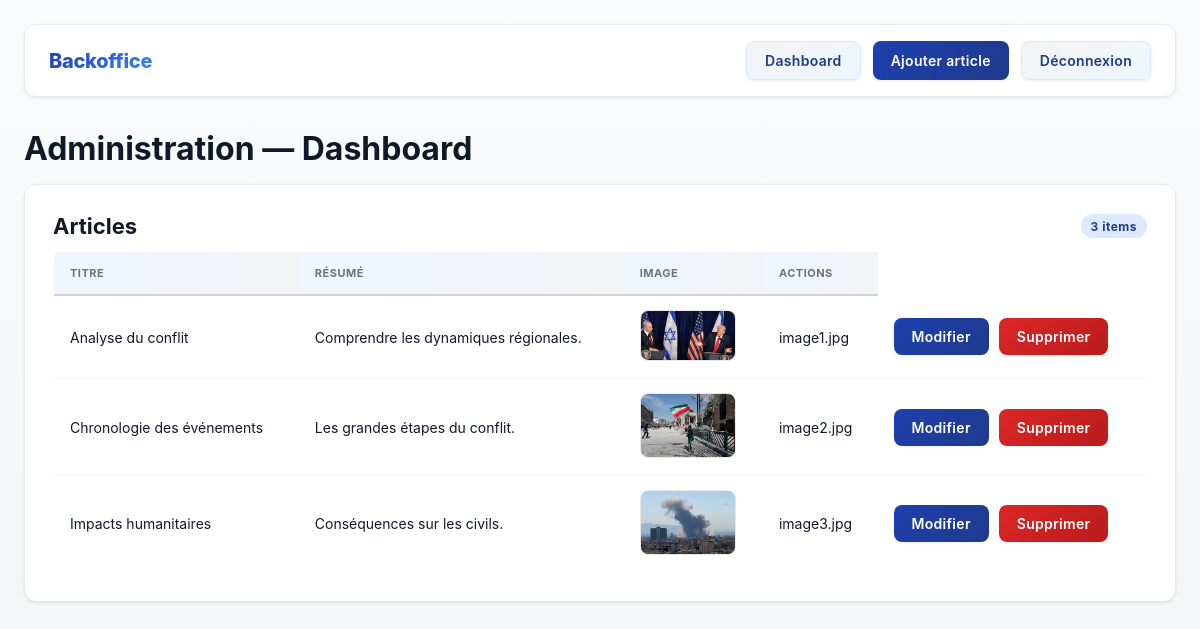
/backoffice/dashboard.php (signed in), run on the app's committed database.
### tables this page shows
CREATE TABLE articles (
    id INT AUTO_INCREMENT PRIMARY KEY,
    titre VARCHAR(255) NOT NULL,
    slug VARCHAR(255) NOT NULL UNIQUE,
    resume TEXT,
    meta_title VARCHAR(255),
    meta_description VARCHAR(255),
    contenu LONGTEXT,
    image VARCHAR(255),
    categorie VARCHAR(100),
    created_at DATETIME DEFAULT CURRENT_TIMESTAMP,
    updated_at DATETIME DEFAULT CURRENT_TIMESTAMP ON UPDATE CURRENT_TIMESTAMP,
    statut ENUM('publié', 'brouillon') DEFAULT 'publié',
    auteur_id INT,
    CONSTRAINT fk_articles_utilisateur FOREIGN KEY (auteur_id) REFERENCES utilisateurs(id) ON DELETE SET NULL ON UPDATE CASCADE
);

### backoffice/dashboard.php (the view, shortened to what this page needs)
<?php
$mockArticles = [];
try {
    $dbHost = getenv('DB_HOST') ?: 'localhost';
    $dbName = getenv('DB_NAME') ?: 'mini_website';
    $dbUser = getenv('DB_USER') ?: 'root';
    $dbPass = getenv('DB_PASS');
    $dbPass = $dbPass === false ? '' : $dbPass;
    $pdo = new PDO(
        "mysql:host={$dbHost};dbname={$dbName};charset=utf8mb4",
        $dbUser,
        $dbPass,
        [
            PDO::ATTR_ERRMODE => PDO::ERRMODE_EXCEPTION,
            PDO::ATTR_DEFAULT_FETCH_MODE => PDO::FETCH_ASSOC,
        ]
    );
    $stmt = $pdo->query('SELECT id, titre, resume, image FROM articles ORDER BY created_at DESC');
    $mockArticles = $stmt->fetchAll();
} catch (Throwable $e) {
    error_log('[dashboard] DB error: ' . $e->getMessage());
}
?>
<!DOCTYPE html>
<html lang="fr">
<head>
    <link rel="stylesheet" href="../assets/css/backoffice.css">
</head>
<body>
    <div class="layout">
        <div class="navbar">
            <div class="title">Backoffice</div>
            <div class="nav-actions">
                <a class="button-secondary" href="dashboard.php">Dashboard</a>
                <a class="button" href="ajouter-article.php">Ajouter article</a>
                <a class="button-secondary" href="logout.php">Déconnexion</a>
            </div>
        </div>
        <h1 style="margin:0 0 16px 0;">Administration — Dashboard</h1>
        <div class="card">
            <div style="display:flex;align-items:center;justify-content:space-between;gap:12px;">
                <h2 style="margin:0;">Articles</h2>
                <span class="badge"><?php echo count($mockArticles); ?> items</span>
            </div>
            <table class="table" aria-label="Liste des articles">
                <thead>
                    <tr>
                        <th>Titre</th>
                        <th>Résumé</th>
                        <th>Image</th>
                        <th>Actions</th>
                    </tr>
                </thead>
                <tbody>
                    <?php foreach ($mockArticles as $article): ?>
                        <tr>
                            <td><?php echo htmlspecialchars($article['titre']); ?></td>
                            <td><?php echo htmlspecialchars($article['resume']); ?></td>
                            <td>
                                <img
                                    src="../uploads/<?php echo htmlspecialchars($article['image']); ?>"
                                    alt="<?php echo htmlspecialchars('Aperçu de l\'article : ' . $article['titre']); ?>"
                                    style="max-width: 96px; height: auto; border-radius: 8px; border: 1px solid #e5e7eb;"
                                >
                            </td>
                            <td><?php echo htmlspecialchars($article['image']); ?></td>
                            <td>
                                <div class="actions-row">
                                    <a class="button" href="modifier-article.php?id=<?php echo $article['id']; ?>">Modifier</a>
                                    <button class="button-danger" type="button">Supprimer</button>
                                </div>
                            </td>
                        </tr>
                    <?php endforeach; ?>
                </tbody>
            </table>
        </div>
    </div>
</body>
</html>

### data on the page
articles: titre "Analyse du conflit", resume "Comprendre les dynamiques régionales.", image (picture), image "image1.jpg"
articles: titre "Chronologie des événements", resume "Les grandes étapes du conflit.", image (picture), image "image2.jpg"
articles: titre "Impacts humanitaires", resume "Conséquences sur les civils.", image (picture), image "image3.jpg"

### other printed values
count($mockArticles) "3"
